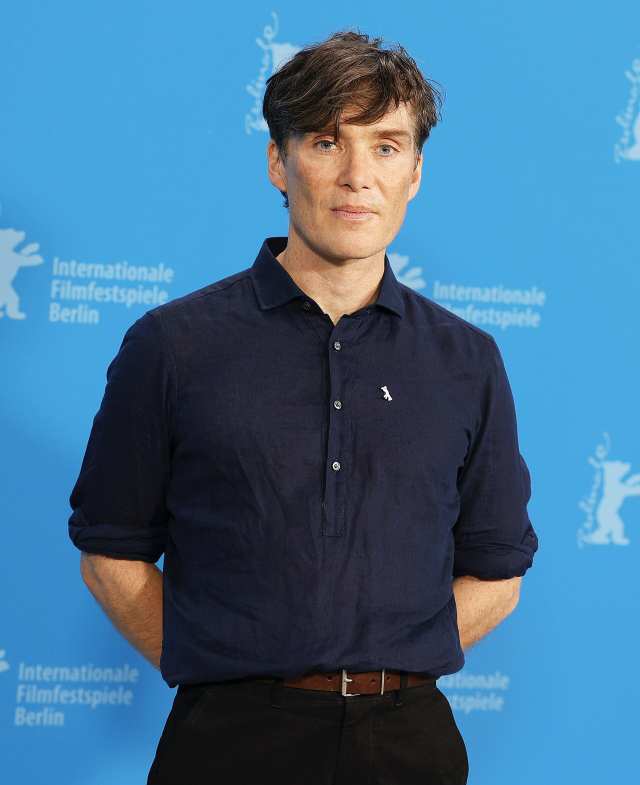
#> input picture tests/fixtures/v265_matrix/case01_source.jpg, 1920 x 2355 px (shown at 1/3 size)
$ python -i face_swap_service_v257.py   (imports and definitions only)
#> lines starting #> are read from the running program, lines starting #| are printed output that depends on the picture
#> further down, picture is the input picture: PIL image 1920x2355 RGB; mean R, G, B 65.2, 112.4, 146
# -*- coding: utf-8 -*-
"""V257 shared production Face Swap service.

Goals:
- photo #3 is the sole identity source;
- a single PiAPI/Qubico face-swap call is authoritative by default;
- PERSON A target acquisition is strict and never falls back to a random wall/background box;
- no Gemini call is allowed after PiAPI;
- only the outer boundary of the provider result is feathered into the untouched scene.

This module intentionally does not monkey-patch legacy V239-V256 modules.
"""
from __future__ import annotations

import asyncio
import base64
import hashlib
import os
from dataclasses import dataclass
from io import BytesIO
from typing import Any

import httpx

VERSION = "v257-consolidated-faceswap-service-2026-08-13a"
PIAPI_TASK_URL = "https://api.piapi.ai/api/v1/task"


@dataclass(frozen=True)
class FaceTarget:
    face_box: tuple[int, int, int, int]
    crop_box: tuple[int, int, int, int]
    crop_raw: bytes
    support: int
    eye_count: int
    score: float


def sha(raw: bytes) -> str:
    return hashlib.sha256(bytes(raw or b"")).hexdigest()[:12]


def image(raw: bytes) -> Any:
    from PIL import Image, ImageOps
    return ImageOps.exif_transpose(Image.open(BytesIO(bytes(raw or b"")))).convert("RGB")


# [16 lines left out: functions jpeg, dims, not called in this run]


def _iou(a: tuple[int, int, int, int], b: tuple[int, int, int, int]) -> float:
    ax, ay, aw, ah = a
    bx, by, bw, bh = b
    x1, y1 = max(ax, bx), max(ay, by)
    x2, y2 = min(ax + aw, bx + bw), min(ay + ah, by + bh)
    inter = max(0, x2 - x1) * max(0, y2 - y1)
    union = aw * ah + bw * bh - inter
    return float(inter) / float(union) if union else 0.0


# [14 lines left out: function _expand, not called in this run]


def _detect_clusters(img: Any, *, roi: tuple[int, int, int, int] | None = None) -> list[dict[str, Any]]:
    """Multi-cascade face detection with agreement/eye evidence.

    The V259 compositions are synthetic photographs and can contain mild yaw,
    contrast changes and non-frontal faces. We therefore combine several Haar
    cascades, three contrast variants and mirrored profile detection. A single weak
    hit is still not accepted by the production target selector unless eye evidence
    is also present.
    """
    import cv2  # type: ignore
    import numpy as np  # type: ignore

    iw, ih = img.size
#> iw = 1920; ih = 2355
    if roi is None:
        rx1, ry1, rx2, ry2 = 0, 0, iw, ih
#> rx1 = 0; ry1 = 0; rx2 = 1920; ry2 = 2355
    else:
        rx1, ry1, rx2, ry2 = roi
    crop = img.crop((rx1, ry1, rx2, ry2))
    rgb = np.asarray(crop)
    gray = cv2.cvtColor(rgb, cv2.COLOR_RGB2GRAY)
    equalized = cv2.equalizeHist(gray)
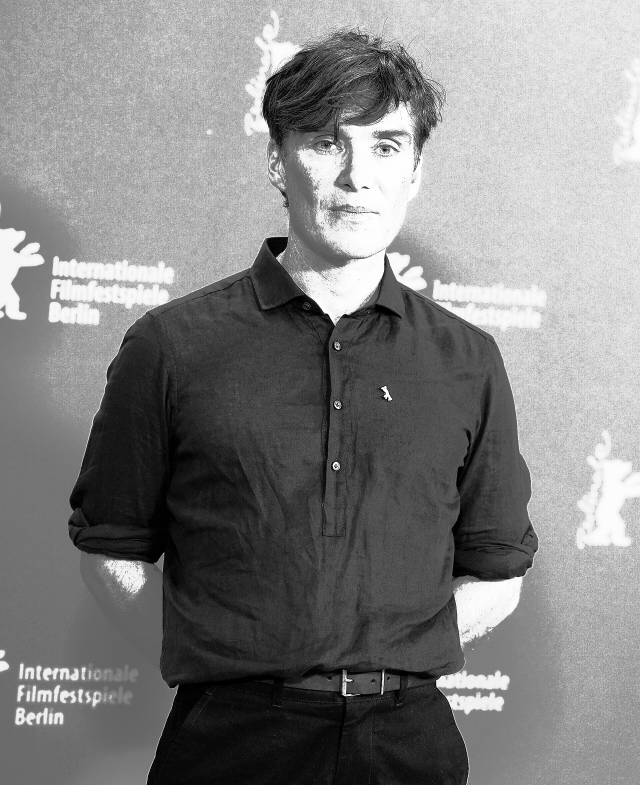
#> equalized: shape (2355, 1920) (shown at 1/3 size); min 0, max 255, mean 130.2
    clahe = cv2.createCLAHE(clipLimit=2.0, tileGridSize=(8, 8)).apply(gray)
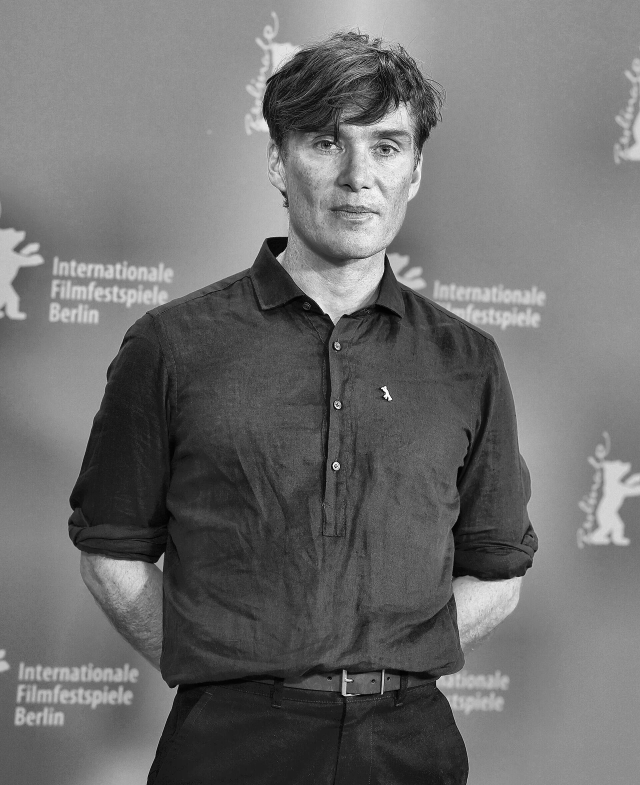
#> clahe: shape (2355, 1920) (shown at 1/3 size); min 0, max 255, mean 110.9
    frames = [gray, equalized, clahe]

    cascade_names = [
        "haarcascade_frontalface_default.xml",
        "haarcascade_frontalface_alt2.xml",
        "haarcascade_frontalface_alt.xml",
        "haarcascade_frontalface_alt_tree.xml",
    ]
    cascades = [cv2.CascadeClassifier(cv2.data.haarcascades + name) for name in cascade_names]
    profile = cv2.CascadeClassifier(cv2.data.haarcascades + "haarcascade_profileface.xml")

    hits: list[tuple[int, int, int, int]] = []
    min_side = max(44, int(min(crop.size) * 0.045))
#> min_side = 86
    for cascade in cascades:
        if cascade.empty():
            continue
        for frame in frames:
            found = cascade.detectMultiScale(frame, scaleFactor=1.04, minNeighbors=3, minSize=(min_side, min_side))
            for x, y, w, h in found:
                hits.append((int(x + rx1), int(y + ry1), int(w), int(h)))

    if not profile.empty():
        for frame in frames:
            found = profile.detectMultiScale(frame, scaleFactor=1.04, minNeighbors=3, minSize=(min_side, min_side))
            for x, y, w, h in found:
                hits.append((int(x + rx1), int(y + ry1), int(w), int(h)))
            flipped = cv2.flip(frame, 1)
            found_flip = profile.detectMultiScale(flipped, scaleFactor=1.04, minNeighbors=3, minSize=(min_side, min_side))
            fw = int(crop.size[0])
            for x, y, w, h in found_flip:
                real_x = fw - int(x) - int(w)
                hits.append((int(real_x + rx1), int(y + ry1), int(w), int(h)))
#> this loop made 3 passes
#> found_flip on pass 2: [[764, 364, 123, 123], [938, 573, 136, 136]]
#> pass 1, in _detect_clusters, `flipped = cv2.flip(frame, 1)`:
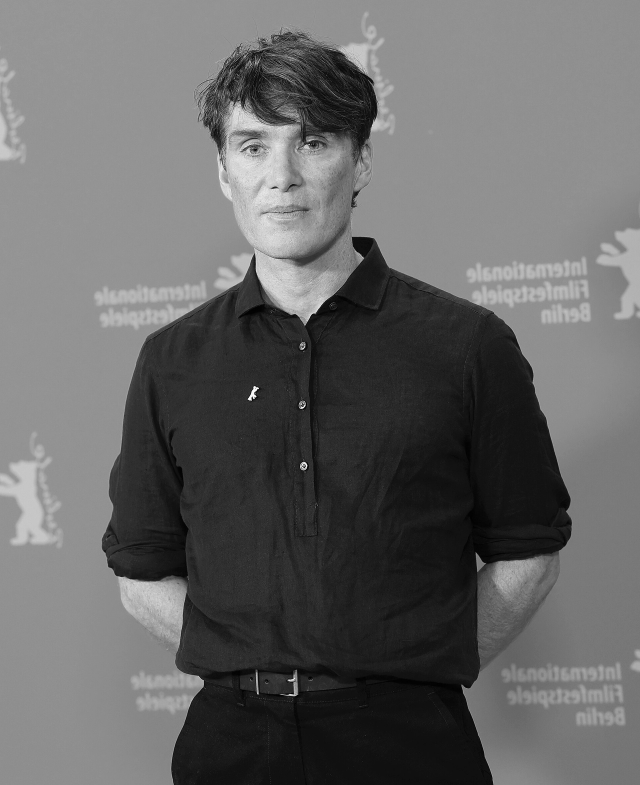
#> flipped: shape (2355, 1920) (shown at 1/3 size); min 0, max 255, mean 102.1
#> pass 2, in _detect_clusters, `flipped = cv2.flip(frame, 1)`:
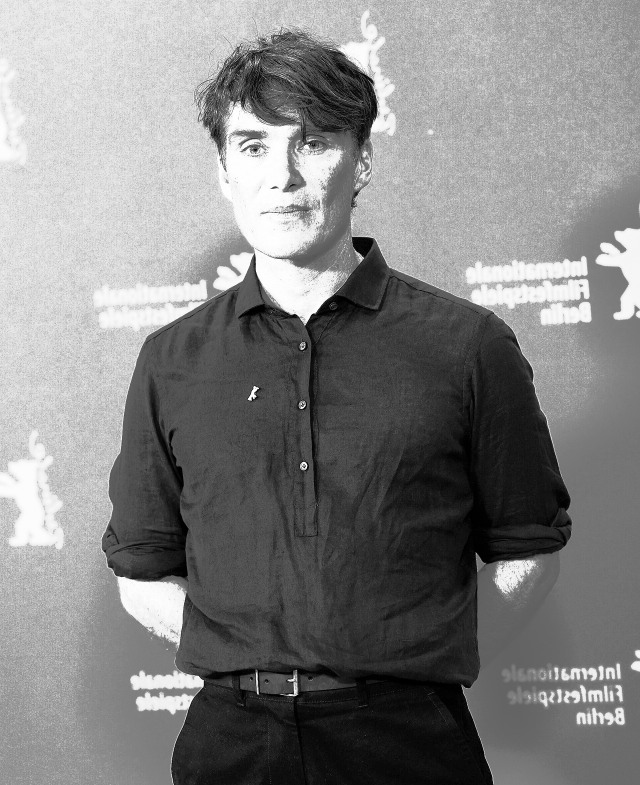
#> flipped: shape (2355, 1920) (shown at 1/3 size); min 0, max 255, mean 130.2
#> after the loop, hits = 19 items, first 6: (1138, 1960, 179, 179), (844, 260, 466, 466), (1755, 1340, 97, 97), (880, 1253, 96, 96), (1413, 1327, 108, 108), (1132, 1961, 176, 176)

    clusters: list[dict[str, Any]] = []
    for hit in sorted(hits, key=lambda b: b[2] * b[3], reverse=True):
        matched = None
        for cluster in clusters:
            if _iou(hit, cluster["box"]) >= 0.30:
                matched = cluster
                break
        if matched is None:
            clusters.append({"box": hit, "support": 1})
        else:
            matched["support"] += 1
            bx, by, bw, bh = matched["box"]
            hx, hy, hw, hh = hit
            matched["box"] = (
                int(round((bx + hx) / 2.0)),
                int(round((by + hy) / 2.0)),
                int(round((bw + hw) / 2.0)),
                int(round((bh + hh) / 2.0)),
            )
#> this loop made 19 passes

    eye = cv2.CascadeClassifier(cv2.data.haarcascades + "haarcascade_eye_tree_eyeglasses.xml")
    for cluster in clusters:
        x, y, w, h = cluster["box"]
        lx1, ly1 = max(0, x - rx1), max(0, y - ry1)
        lx2, ly2 = min(crop.size[0], lx1 + w), min(crop.size[1], ly1 + int(h * 0.68))
        eye_count = 0
        if not eye.empty() and lx2 > lx1 and ly2 > ly1:
            eye_roi = gray[ly1:ly2, lx1:lx2]
            found_eyes = eye.detectMultiScale(eye_roi, scaleFactor=1.07, minNeighbors=3, minSize=(12, 12))
            eye_count = int(len(found_eyes))
        cluster["eye_count"] = eye_count
#> this loop made 8 passes
#> pass 1, in _detect_clusters, `eye_roi = gray[ly1:ly2, lx1:lx2]`:
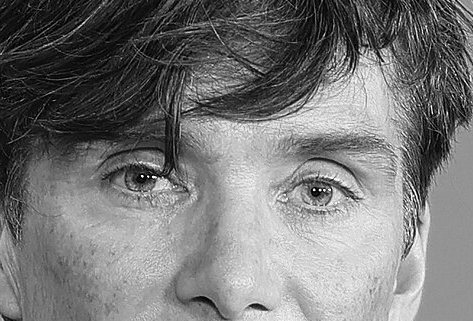
#> eye_roi: shape (321, 473); min 0, max 255, mean 118.7
#> pass 3, in _detect_clusters, `eye_roi = gray[ly1:ly2, lx1:lx2]`:
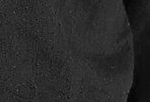
#> eye_roi: shape (102, 150); min 2, max 101, mean 42.1
#> after the loop:
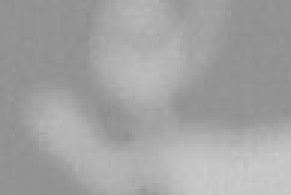
#> eye_roi: shape (65, 97) (shown 3 times larger); min 141, max 203, mean 162.3
    return clusters


# [149 lines left out: functions source_face_crop, locate_person_a, _output_url, not called in this run]


# [53 lines not run here, left out]


# [32 lines left out: function edge_composite, not called in this run]


__all__ = [
    "VERSION", "FaceTarget", "sha", "dims", "image", "jpeg",
    "source_face_crop", "locate_person_a", "piapi_swap_once", "edge_composite",
]

>>> from PIL import Image
>>> picture = Image.open('../tests/fixtures/v265_matrix/case01_source.jpg')
>>> result = _detect_clusters(picture)
